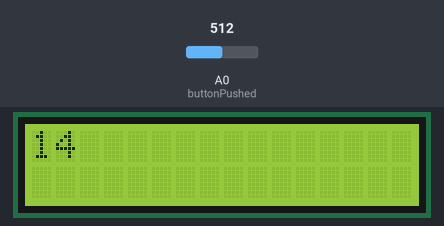
The sketch below on a simulated Arduino Uno, built with avr-gcc and run on an emulated ATmega328P. Shown: 16×2 character LCD. The inputs (shaded band) are chosen by the test bench; at power-on: A0 (buttonPushed) = 512.

Above: at 1.6 s.
1.7 s: A0 (buttonPushed) set to 306
At 3.1 s:
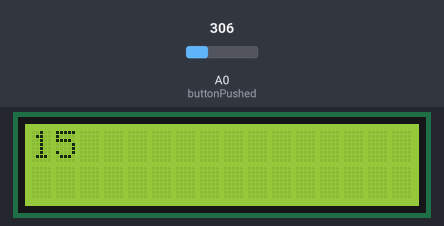
4.7 s: A0 (buttonPushed) set to 511
At 7.5 s:
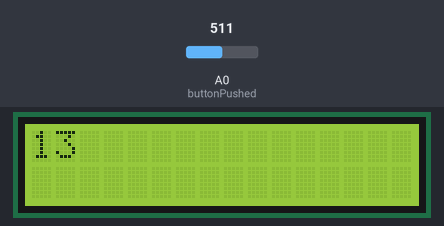
Timing chart, 0 to 9.0 s (numbered marks = the images above; inputs shaded):
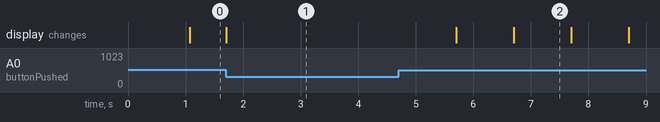

Measured:
- after the input at 4.7 s, the display: first changes after 1.0 s (image 2 shows a later state)
- what the display in image 2 shows lasts 1.0 s, from 6.7 s to 7.7 s

The sketch:

BF2SpawnTimer.ino
```cpp
//#include <LCDKeypad.h>
#include <LiquidCrystal.h>

#define DELAY_UNTIL_US(x) (while (micros() < x) ; )


LiquidCrystal lcd(8, 13, 9, 4, 5, 6, 7);
int greenLightPin = 13;
int maxCount = 15;
int count = maxCount;
int analogPinReference = 0;

unsigned long curTime;

// TODO: Accurate timing, using wait untils instead of delays

void setup() {
  // put your setup code here, to run once:
  pinMode(greenLightPin, OUTPUT);
  pinMode(A0, INPUT);
  analogPinReference = analogRead(A0);
  lcd.begin(16,2);
  lcd.clear();
  curTime = micros();
}

void flashDisplay()
{
  lcd.home();
  lcd.print("    ]**********");
  lcd.setCursor(1,0);
  lcd.print("****************");
  delay(150);
  lcd.clear();
  delay(150);
}

void printCount()
{
  lcd.clear();
  lcd.home();
  lcd.print(count);
}

bool buttonPushed()
{
  return analogRead(A0) < analogPinReference - 50;
}

void noGreenLight()
{
  digitalWrite(greenLightPin, HIGH);
}

void greenLight()
{
  digitalWrite(greenLightPin, LOW);
}


void loop() {
  if ( buttonPushed() )
  {
    curTime = micros();
    count = maxCount;
    printCount();
  }
  else if (micros() >= curTime + 1000000) // A second has passed
  {
    count--;
    curTime = curTime + 1000000;
    if (count <= 0)
    {
      count = maxCount;
      noGreenLight();
    }
    else if (count <= 3)
      greenLight();

    printCount();
  }
}
```
